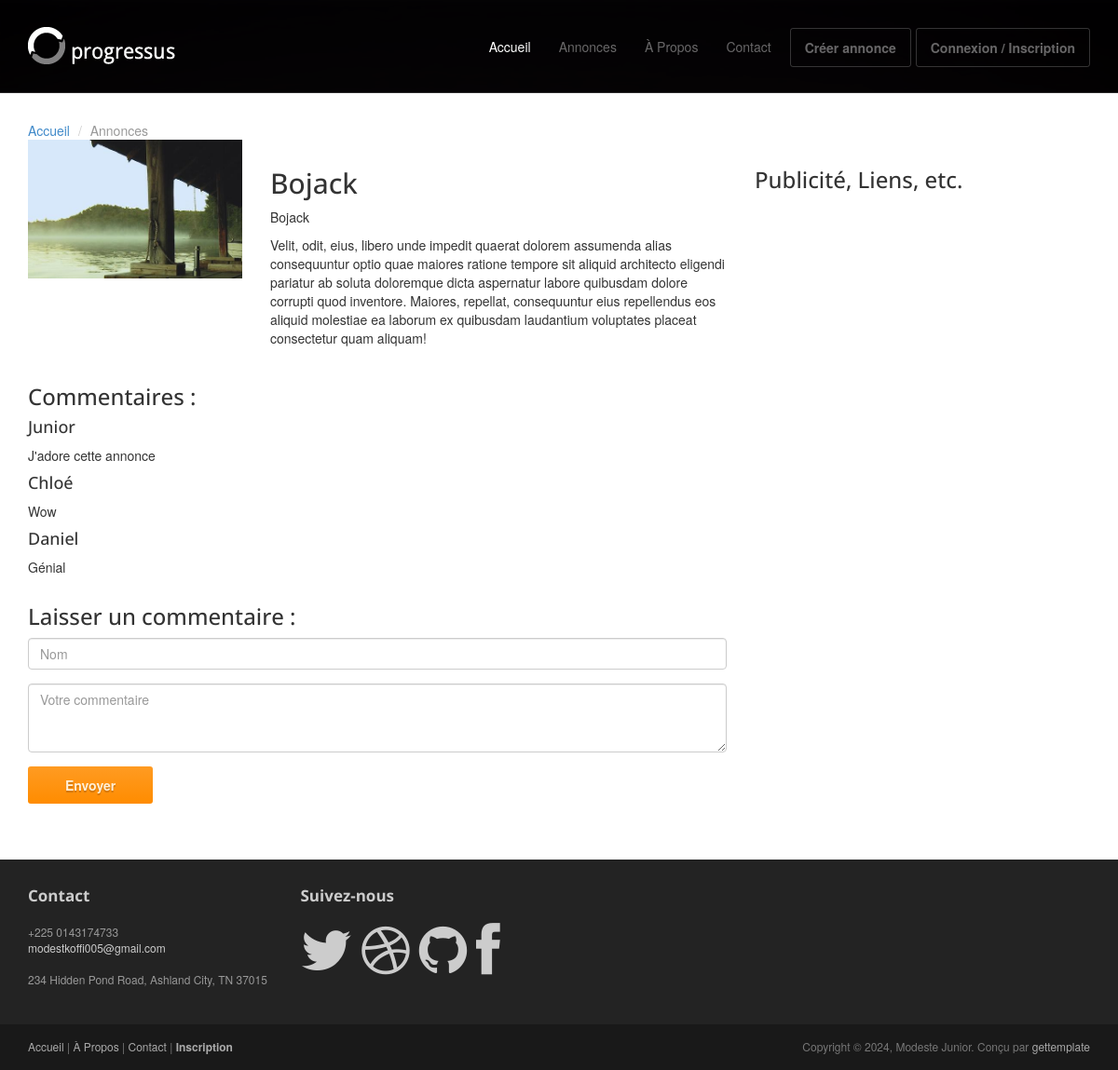
The page /annonce/annonce/1/details on the database its author committed.
### annonce/models.py (models this page shows, shortened)
class Annonce(models.Model):
    title = models.CharField(max_length=200)
    image = models.ImageField()
    description = models.TextField()
    contenu = models.TextField()

class Commentaire(models.Model):
    nom = models.CharField(max_length=150)
    annonce = models.ForeignKey(Annonce, on_delete=models.CASCADE, related_name='commentaire')
    commentaire = models.TextField()
    status = models.BooleanField(default=True)
    date_add = models.DateTimeField(auto_now_add=True)
    date_update = models.DateTimeField(auto_now=True)

class Info(models.Model):
    number = models.TextField()
    mail = models.EmailField()
    adresse = models.TextField()

### annonce/views.py (the view, shortened to what this page needs)
# urls.py: path('annonce/<int:pk>/details', views.annonce_single, name='annonce_single'),
def annonce_single(request, pk):
    annonce = Annonce.objects.get(id=pk)
    info = Info.objects.filter()
    datas = {
        'info': info,
        'annonce': annonce
    }
    return render(request, 'annonce_single.html', datas)

### annonce/templates/annonce_single.html (shortened to what this page needs)
{% load static %}
<!DOCTYPE html>
<html lang="en">
<head>
    <link rel="stylesheet" href="{% static 'assets/css/bootstrap.min.css' %}">
    <link rel="stylesheet" href="{% static 'assets/css/font-awesome.min.css' %}">
    <link rel="stylesheet" href="{% static 'assets/css/bootstrap-theme.css' %}" media="screen">
    <link rel="stylesheet" href="{% static 'assets/css/main.css' %}">
</head>
<body>
    <div class="navbar navbar-inverse navbar-fixed-top headroom">
        <div class="container">
            <div class="navbar-header">
                <a class="navbar-brand" href="{% url 'index' %}"><img src="{% static 'assets/images/logo.png' %}" alt="Annonce"></a>
            </div>
            <div class="navbar-collapse collapse">
                <ul class="nav navbar-nav pull-right">
                    <li class="active"><a href="{% url 'index' %}">Accueil</a></li>
                    <li><a href="{% url 'annonce' %}">Annonces</a></li>
                    <li><a href="{% url 'about' %}">À Propos</a></li>
                    <li><a href="{% url 'contact' %}">Contact</a></li>
                    <li><a class="btn" href="{% url 'new_annonce' %}">Créer annonce</a></li>
                    <li><a class="btn" href="{% url 'authentification' %}">Connexion / Inscription</a></li>
                </ul>
            </div>
        </div>
    </div>
    <header id="head" class="secondary"></header>
    <div class="container">
        <ol class="breadcrumb">
            <li><a href="{% url 'index' %}">Accueil</a></li>
            <li class="active">Annonces</li>
        </ol>
        <div class="row">
            <div class="col-md-8">
                <div class="row">
                    <div class="col-md-4">
                        <img src="{{ annonce.image.url }}" class="img-responsive" alt="Annonce">
                    </div>
                    <div class="col-md-8">
                        <h2>{{ annonce.title }}</h2>
                        <p>{{ annonce.description }}</p>
                        <p>{{ annonce.contenu }}</p>
                    </div>
                </div>
                <div class="comment-section">
                    <h3>Commentaires :</h3>
                    {% for comment in annonce.commentaire.all %}
                    <div class="comment">
                        <h4>{{ comment.nom }}</h4>
                        <p>{{ comment.commentaire }}</p>
                    </div>
                    {% endfor %}
                </div>
                <div class="comment-form">
                    <h3>Laisser un commentaire :</h3>
                    <form method="post">
                        <div class="form-group">
                            <input type="text" class="form-control" id="name" name="name" placeholder="Nom">
                        </div>
                        <div class="form-group">
                            <textarea class="form-control" id="comment" name="comment" rows="3" placeholder="Votre commentaire"></textarea>
                        </div>
                        <button type="submit" id="submit" class="btn btn-primary">Envoyer</button>
                    </form>
                </div>
            </div>
            <div class="col-md-4">
                <h3>Publicité, Liens, etc.</h3>
            </div>
        </div>
    </div>
	 <footer id="footer" class="top-space">
    <div class="footer1">
        <div class="container">
            <div class="row">
                <div class="col-md-3 widget">
                    <h3 class="widget-title">Contact</h3>
                    <div class="widget-body">
                        {% for info in info %}
                        <p>{{ info.number }}<br>
                            <a href="mailto:#">{{ info.mail }}</a><br>
                            <br>
                            {{ info.adresse }}
                        </p>
                        {% endfor %}
                    </div>
                </div>
                <div class="col-md-3 widget">
                    <h3 class="widget-title">Suivez-nous</h3>
                    <div class="widget-body">
                        <p class="follow-me-icons">
                            <a href="#"><i class="fa fa-twitter fa-2x"></i></a>
                            <a href="#"><i class="fa fa-dribbble fa-2x"></i></a>
                            <a href="#"><i class="fa fa-github fa-2x"></i></a>
                            <a href="#"><i class="fa fa-facebook fa-2x"></i></a>
                        </p>
                    </div>
                </div>
            </div>
        </div>
    </div>
    <div class="footer2">
        <div class="container">
            <div class="row">
                <div class="col-md-6 widget">
                    <div class="widget-body">
                        <p class="simplenav">
                            <a href="{% url 'index' %}">Accueil</a> |
                            <a href="{% url 'about' %}">À Propos</a> |
                            <a href="{% url 'contact' %}">Contact</a> |
                            <b><a href="{% url 'authentification' %}">Inscription</a></b>
                        </p>
                    </div>
                </div>
                <div class="col-md-6 widget">
                    <div class="widget-body">
                        <p class="text-right">
                            Copyright &copy; 2024, Modeste Junior. Conçu par <a href="http://gettemplate.com/" rel="designer">gettemplate</a>
                        </p>
                    </div>
                </div>
            </div>
        </div>
    </div>
</footer>
</body>
</html>

### static/assets/css/main.css (style rules this page uses)
#head { background:#181015 url( ../images/bg_header.jpg) no-repeat; background-size: cover; min-height:520px; text-align: center; padding-top:240px; color:white; font-family:"Open sans", Helvetica, Arial; font-weight:300; }
#head.secondary { height:100px; min-height: 100px; padding-top:0px; }
.headroom { -webkit-transition: all 0.4s ease-out; -moz-transition: all 0.4s ease-out; -o-transition: all 0.4s ease-out; transition: all 0.4s ease-out; }
h1, h2, h3, h4, h5, h6 { font-family:"Open sans", Helvetica, Arial; }
h1, .h1, h2, .h2, h3, .h3 { margin-top:30px; }
.breadcrumb { background:none; padding:0; margin:30px 0 0px 0; }
.top-space { margin-top: 60px; }
img { max-width:100%; }
.footer1 { background: #232323; padding: 30px 0 0 0; font-size: 12px; color: #999; }
.footer1 a { color: #ccc; }
.footer1 .widget { margin-bottom:30px; }
.footer1 .widget-title { font-size: 17px; font-weight: bold; color: #ccc; margin: 0 0 20px; }
.follow-me-icons { font-size:30px; }
.follow-me-icons i { float:left; margin:0 10px 0 0; }
.footer2 { background: #191919; padding: 15px 0; color: #777; font-size: 12px; }
.footer2 a { color: #aaa; }
.footer2 p { margin: 0; }

### rows shown on the page
Annonce: image (picture), title "Bojack", description "Bojack", contenu "Velit, odit, eius, libero unde impedit quaerat dolorem assumenda alias consequuntur optio quae maiores ratione tempore sit aliquid architecto eligendi pariatur ab soluta doloremque dicta aspernatur labore quibusdam dolore corrupti quod inventore. Maiores, repellat, consequuntur eius repellendus eos aliquid molestiae ea laborum ex quibusdam laudantium voluptates placeat consectetur quam aliquam!"
Commentaire: nom "Junior", commentaire "J'adore cette annonce"
Commentaire: nom "Chloé", commentaire "Wow"
Commentaire: nom "Daniel", commentaire "Génial"
Info: number "+225 0143174733", mail "modestkoffi005@gmail.com", adresse "234 Hidden Pond Road, Ashland City, TN 37015"
